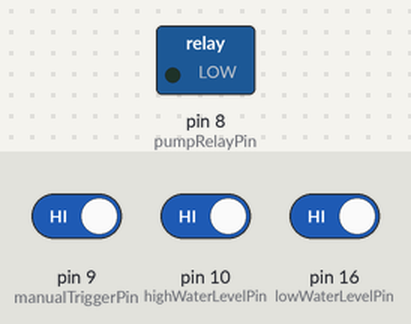
The sketch below on a simulated Arduino Uno, built with avr-gcc and run on an emulated ATmega328P. Parts: switched loads named in the sketch (green lamp = pin HIGH). Dashed ring = blinking. The inputs (shaded band) are chosen by the test bench; at power-on: pin 9 (manualTriggerPin) HIGH, pin 10 (highWaterLevelPin) HIGH, pin 16 (lowWaterLevelPin) HIGH.

Above: at 2.8 s.
2.9 s: pin 9 (manualTriggerPin) driven LOW and pin 10 (highWaterLevelPin) driven LOW
At 3.8 s:
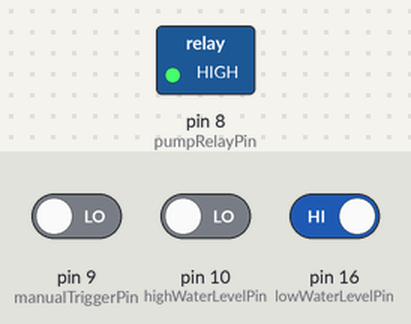
7.1 s: pin 9 (manualTriggerPin) driven HIGH
At 7.1 s:
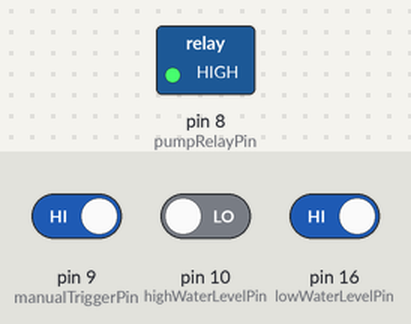
8.6 s: pin 9 (manualTriggerPin) driven LOW
At 12.7 s:
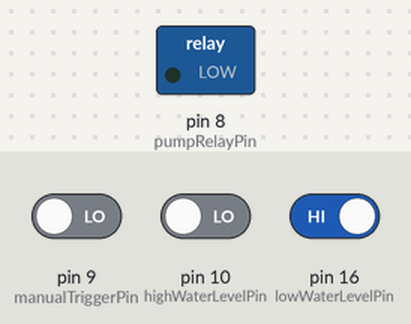
12.8 s: pin 10 (highWaterLevelPin) driven HIGH
At 13.7 s:
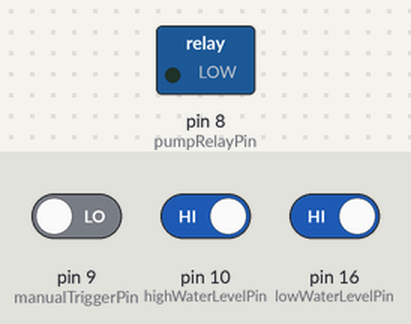
Timing chart, 0 to 15.3 s (numbered marks = the images above; inputs shaded):
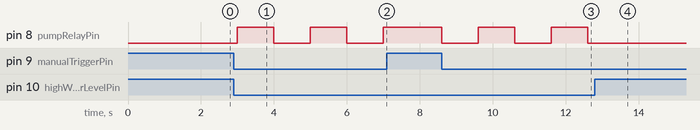

Measured:
- after the input at 2.9 s, pin 8 (pumpRelayPin): alternates HIGH for 1.0 s and LOW for 1.0 s, starting after 0.10 s
- after the input at 7.1 s, pin 8 (pumpRelayPin): stays HIGH (without the input it goes to LOW after 0.90 s)
- after the input at 8.6 s, pin 8 (pumpRelayPin): alternates HIGH for 1.0 s and LOW for 1.0 s, starting at once
- after the input at 12.8 s, pin 8 (pumpRelayPin): stays LOW (without the input it goes to HIGH after 0.80 s)

The sketch:

espresso_pump.ino
```cpp
/*
Relay - Pin 8
Contact water sensor - Pin 10
Float sensor - Pin 16 (via 10K resistor)
Button - Pin 9 (via 10K resistor)
*/

int pumpRelayPin = 8;
int highWaterLevelPin = 10;
int lowWaterLevelPin = 16;
int manualTriggerPin = 9;
bool runPump = false;
bool manualDisable = false;

void setup() {
  pinMode(pumpRelayPin, OUTPUT);
  pinMode(highWaterLevelPin, INPUT_PULLUP);
  pinMode(lowWaterLevelPin, INPUT_PULLUP);
  pinMode(manualTriggerPin, INPUT_PULLUP);
}

void loop() {
  if (runPump == true) {
    // If we need to start the pump, first make sure the tank isn't full and the pump
    // isn't already running. Start the pump and delay 1 second
    if (digitalRead(highWaterLevelPin) != HIGH && digitalRead(pumpRelayPin) == LOW) {
      digitalWrite(pumpRelayPin, HIGH);
      delay(1000);
    }
  } else if (digitalRead(pumpRelayPin) == HIGH) {
    // If we don't need to start the pump, stop the pump (assuming it's running)
    digitalWrite(pumpRelayPin, LOW);
    delay(1000);
  }

  // When the contact water sensor detects water, it goes HIGH. If this happens, the
  // tank is full. Stop the pump immediately to avoid overflow.
  if (digitalRead(highWaterLevelPin) == HIGH) {
   digitalWrite(pumpRelayPin, LOW);
   runPump = false;
   delay(1000);
  }

  // If the float sensor goes LOW, the tank is low and should be filled. Start the
  // pump (unless we manually stopped it via the button).
  if (digitalRead(lowWaterLevelPin) == LOW && manualDisable == false) {
    runPump = true;
  }

  // The button should toggle the pump state. If we disable the pump via the button,
  // it should not start again due to the low water sensor.
  if (digitalRead(manualTriggerPin) == LOW) {
    if (runPump == false) {
      // If we push the button and the pump is not running, disable the manual disable
      // and set the runPump flag.
      runPump = true;
      manualDisable = false;
    } else {
      // If we push the button and the pump is running, stop it immediately and set
      // the manual disable flag
      digitalWrite(pumpRelayPin, LOW);
      runPump = false;
      manualDisable = true;
      delay(1000);
    }
  }
}
```
